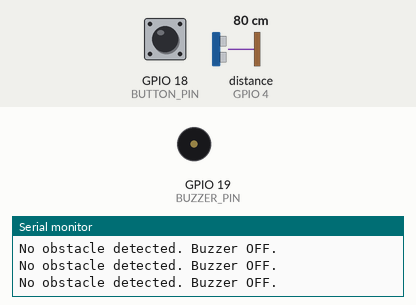
A sketch run on a simulated ESP32. Parts: buzzer (waves = sounding, pin HIGH), the last lines printed to the serial monitor. Wiring (inferred from the names in the program): ultrasonic range finder: trigger GPIO 5; echo GPIO 4. The test bench sets the inputs (shaded band); at power-on: distance to the obstacle (sensor on GPIO 4) 80 cm, GPIO 18 (BUTTON_PIN) LOW. The echo pulse lasts 58.3 µs per cm; USB keyboard and mouse output is not drawn; pins used as bus, display or sensor lines are not drawn.

Above: at 1.2 s.
1.3 s: distance to the obstacle (sensor on GPIO 4) set to 35 cm
2.8 s: distance to the obstacle (sensor on GPIO 4) set to 30 cm
At 3.8 s:
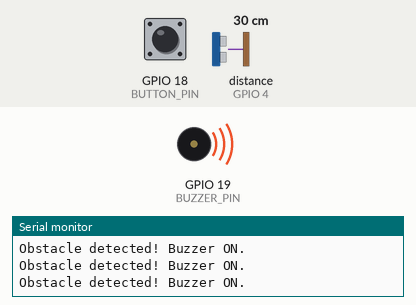
5.9 s: distance to the obstacle (sensor on GPIO 4) set to 60 cm
At 7.1 s:
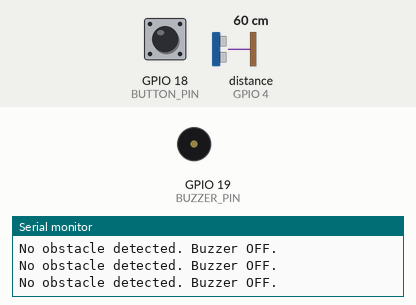
7.4 s: distance to the obstacle (sensor on GPIO 4) set to 2 cm
At 7.8 s:
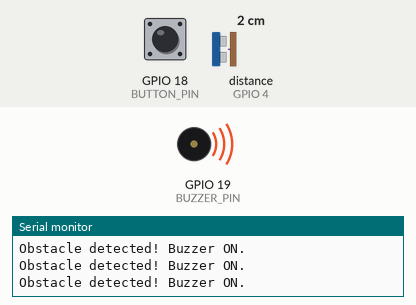
Timing chart, 0 to 9.9 s (numbered marks = the images above; inputs shaded):
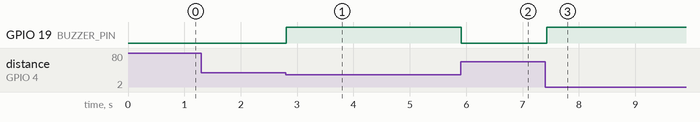

Measured:
- the behaviour switches between 32 and 31 cm on distance to the obstacle (sensor on GPIO 4) (found by bisection; images 0 and 1)
- after the input at 2.8 s, GPIO 19 (BUZZER_PIN): LOW → HIGH at once
- after the input at 5.9 s, GPIO 19 (BUZZER_PIN): HIGH → LOW at once
- after the input at 7.4 s, GPIO 19 (BUZZER_PIN): LOW → HIGH at once

The sketch:

ESP-32-Devmodule.ino
```cpp
#include <BleKeyboard.h>
#include <Arduino.h>

BleKeyboard bleKeyboard;

#define BUTTON_PIN 18   // GPIO 18 for BLE keyboard button
#define TRIG_PIN 5      // GPIO for ultrasonic sensor trigger
#define ECHO_PIN 4      // GPIO for ultrasonic sensor echo
#define BUZZER_PIN 19   // GPIO for buzzer

// Forward declaration of measureDistance
long measureDistance();

unsigned long lastKeyPressTime = 0; // To track the time of the last keystroke
const unsigned long keyPressInterval = 1000; // 1 second (1000 milliseconds) between keystrokes

void setup() {
  Serial.begin(115200);

  // Initialize BLE Keyboard
  bleKeyboard.begin();

  // Configure GPIO pins
  pinMode(BUTTON_PIN, INPUT_PULLDOWN); // Pull-down resistor for button
  pinMode(TRIG_PIN, OUTPUT);           // Trigger pin for ultrasonic sensor
  pinMode(ECHO_PIN, INPUT);            // Echo pin for ultrasonic sensor
  pinMode(BUZZER_PIN, OUTPUT);         // Buzzer pin

  digitalWrite(BUZZER_PIN, LOW);       // Ensure buzzer is off initially
}

void loop() {
  // BLE Keyboard functionality
  if (bleKeyboard.isConnected()) {
    if (digitalRead(BUTTON_PIN) == HIGH) {
      unsigned long currentTime = millis();
      if (currentTime - lastKeyPressTime >= keyPressInterval) {
        Serial.println("Button pressed, sending Ctrl + Alt + N");
        bleKeyboard.press(KEY_LEFT_CTRL);
        bleKeyboard.press(KEY_LEFT_ALT);
        bleKeyboard.press('n'); // 'n' key
        delay(10); // Small delay to ensure key press is recognized
        bleKeyboard.releaseAll();
        lastKeyPressTime = currentTime; // Update the last key press time
      }
    }
  }

  // Ultrasonic sensor functionality
  long distance = measureDistance();
  if (distance > 0 && distance <= 30) {
    // Obstacle detected within 30 cm, turn on buzzer
    digitalWrite(BUZZER_PIN, HIGH);
    Serial.println("Obstacle detected! Buzzer ON.");
  } else {
    // No obstacle or outside 30 cm range, turn off buzzer
    digitalWrite(BUZZER_PIN, LOW);
    Serial.println("No obstacle detected. Buzzer OFF.");
  }

  delay(50); // Small delay for debounce and processing
}

// Function to measure distance using ultrasonic sensor
long measureDistance() {
  // Send a 10us pulse to the trigger pin
  digitalWrite(TRIG_PIN, LOW);
  delayMicroseconds(2);
  digitalWrite(TRIG_PIN, HIGH);
  delayMicroseconds(10);
  digitalWrite(TRIG_PIN, LOW);

  // Measure the echo time
  long duration = pulseIn(ECHO_PIN, HIGH);

  // Convert echo time to distance (cm)
  long distance = duration * 0.034 / 2; // Speed of sound: 343 m/s or 0.034 cm/us
  return distance;
}
```
